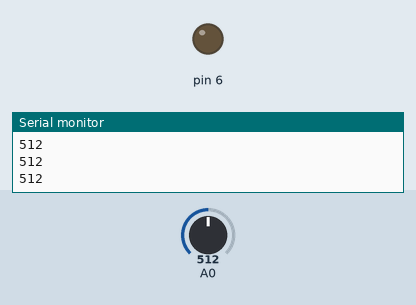
Recording of a sketch running on a simulated Arduino Uno, built with avr-gcc and run on an emulated ATmega328P. On the bench: output pins drawn as LEDs (lit = HIGH), the last lines printed to the serial monitor. Inputs (shaded band) come from the test bench; at power-on: A0 = 512.

Above: at 1.2 s.
1.3 s: A0 set to 193
2.8 s: A0 set to 168
At 3.9 s:
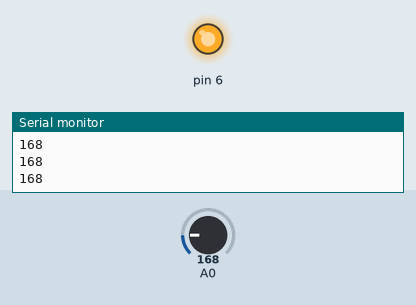
4.3 s: A0 set to 190
At 4.9 s:
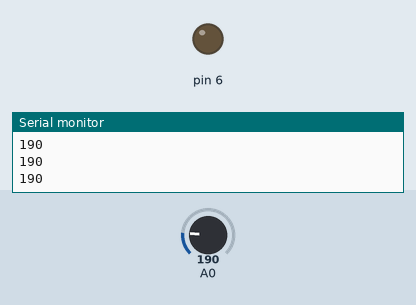
5.8 s: A0 set to 170
At 6.2 s:
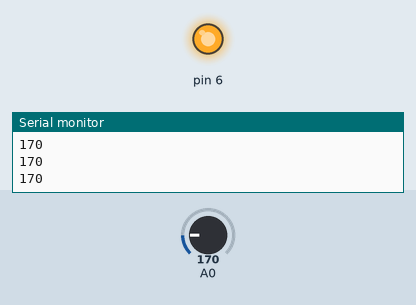
Timing chart, 0 to 8.3 s (numbered marks = the images above; inputs shaded):
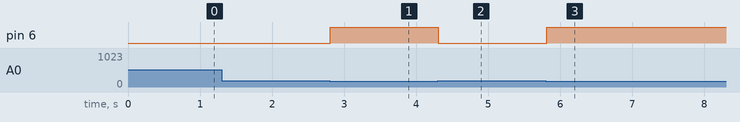

The sketch:

practica_07.ino
```cpp
int LDR = 0;
int UMBRAL = 180;

void setup() {
  Serial.begin(9600);
  pinMode(6, OUTPUT);
}

void loop() {
  LDR = analogRead(0);  // Lectura analógica de la fotorresistencia
  Serial.println(LDR);  // Imprime valores almacenados en LDR

  // LDR > 120, en Pull-Down, para que se mantenga encendido el LED
  // LDR > 900, en Pull-Up, para que se mantenga encendido el LED

  if(LDR < UMBRAL){
    digitalWrite(6, HIGH);
  }
  else{
    digitalWrite(6, LOW);
  }
}
```

Measured:
- the behaviour switches between 180 and 179 on A0 (found by bisection; images 0 and 1)
- after the input at 2.8 s, pin 6: LOW → HIGH at once
- after the input at 4.3 s, pin 6: HIGH → LOW at once
- after the input at 5.8 s, pin 6: LOW → HIGH at once
